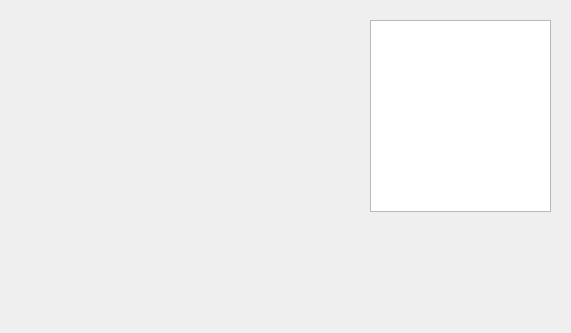
<ui version="4.0" >
 <class>TabMain</class>
 <widget class="QWidget" name="TabMain" >
  <property name="geometry" >
   <rect>
    <x>0</x>
    <y>0</y>
    <width>571</width>
    <height>333</height>
   </rect>
  </property>
  <property name="windowTitle" >
   <string>Form</string>
  </property>
  <widget class="QListWidget" name="listWidget" >
   <property name="geometry" >
    <rect>
     <x>370</x>
     <y>20</y>
     <width>181</width>
     <height>192</height>
    </rect>
   </property>
  </widget>
 </widget>
 <resources/>
 <connections/>
</ui>
